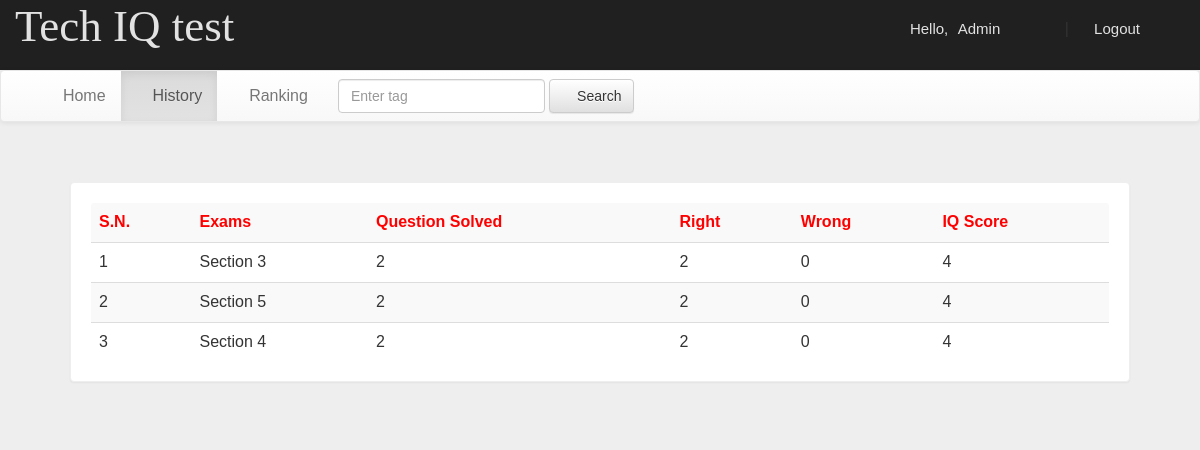
/account.php?q=2 (signed in), run on the app's committed database.
### tables this page shows
CREATE TABLE `history` (
  `email` varchar(50) NOT NULL,
  `eid` text NOT NULL,
  `score` int(11) NOT NULL,
  `level` int(11) NOT NULL,
  `sahi` int(11) NOT NULL,
  `wrong` int(11) NOT NULL,
  `date` timestamp NOT NULL DEFAULT CURRENT_TIMESTAMP ON UPDATE CURRENT_TIMESTAMP
);

CREATE TABLE `quiz` (
  `eid` text NOT NULL,
  `title` varchar(100) NOT NULL,
  `sahi` int(11) NOT NULL,
  `wrong` int(11) NOT NULL,
  `total` int(11) NOT NULL,
  `time` bigint(20) NOT NULL,
  `intro` text NOT NULL,
  `tag` varchar(100) NOT NULL,
  `date` timestamp NOT NULL DEFAULT CURRENT_TIMESTAMP ON UPDATE CURRENT_TIMESTAMP
);

### account.php (the view, shortened to what this page needs)
<!DOCTYPE html PUBLIC "-//W3C//DTD XHTML 1.0 Transitional//EN" "http://www.w3.org/TR/xhtml1/DTD/xhtml1-transitional.dtd">
<html xmlns="http://www.w3.org/1999/xhtml">
<head>
<link  rel="stylesheet" href="css/bootstrap.min.css"/>
 <link  rel="stylesheet" href="css/bootstrap-theme.min.css"/>
 <link rel="stylesheet" href="css/main.css">
 <link  rel="stylesheet" href="css/font.css">
</head>
<body>
<div class="header">
<div class="row">
<div class="col-lg-6">
<span class="logo">Tech IQ test</span></div>
<div class="col-md-4 col-md-offset-2">
 <?php
 include_once 'dbConnection.php';
  if(!(isset($_SESSION['email']))){
header("location:index.php");
}
else
{
$name = $_SESSION['name'];
$email=$_SESSION['email'];
echo '<span class="pull-right top title1" ><span class="log1"><span class="glyphicon glyphicon-user" aria-hidden="true"></span>&nbsp;&nbsp;&nbsp;&nbsp;Hello,</span> <a href="account.php?q=1" class="log log1">'.$name.'</a>&nbsp;|&nbsp;<a href="logout.php?q=account.php" class="log"><span class="glyphicon glyphicon-log-out" aria-hidden="true"></span>&nbsp;Logout</button></a></span>';
}?>
</div>
</div></div>
<div class="bg">
<nav class="navbar navbar-default title1">
  <div class="container-fluid">
    <div class="collapse navbar-collapse" id="bs-example-navbar-collapse-1">
      <ul class="nav navbar-nav">
        <li <?php if(@$_GET['q']==1) echo'class="active"'; ?> ><a href="account.php?q=1"><span class="glyphicon glyphicon-home" aria-hidden="true"></span>&nbsp;Home<span class="sr-only">(current)</span></a></li>
        <li <?php if(@$_GET['q']==2) echo'class="active"'; ?>><a href="account.php?q=2"><span class="glyphicon glyphicon-list-alt" aria-hidden="true"></span>&nbsp;History</a></li>
		<li <?php if(@$_GET['q']==3) echo'class="active"'; ?>><a href="account.php?q=3"><span class="glyphicon glyphicon-stats" aria-hidden="true"></span>&nbsp;Ranking</a></li></ul>
            <form class="navbar-form navbar-left" role="search">
        <div class="form-group">
          <input type="text" class="form-control" placeholder="Enter tag ">
        </div>
        <button type="submit" class="btn btn-default"><span class="glyphicon glyphicon-search" aria-hidden="true"></span>&nbsp;Search</button>
      </form>
      </div>
  </div>
</nav>
<div class="container">
<div class="row">
<div class="col-md-12">
<?php
if(@$_GET['q']== 2)
{
$q=mysqli_query($con,"SELECT * FROM history WHERE email='$email' ORDER BY date DESC " )or die('Error197');
echo  '<div class="panel title">
<table class="table table-striped title1" >
<tr style="color:red"><td><b>S.N.</b></td><td><b>Exams</b></td><td><b>Question Solved</b></td><td><b>Right</b></td><td><b>Wrong<b></td><td><b>IQ Score</b></td>';
$c=0;
while($row=mysqli_fetch_array($q) )
{
$eid=$row['eid'];
$s=$row['score'];
$w=$row['wrong'];
$r=$row['sahi'];
$qa=$row['level'];
$q23=mysqli_query($con,"SELECT title FROM quiz WHERE  eid='$eid' " )or die('Error208');
while($row=mysqli_fetch_array($q23) )
{
$title=$row['title'];
}
$c++;
echo '<tr><td>'.$c.'</td><td>'.$title.'</td><td>'.$qa.'</td><td>'.$r.'</td><td>'.$w.'</td><td>'.$s.'</td></tr>';
}
echo'</table></div>';
}
?>
</div></div></div></div>
</body>
</html>

### script/main.css (style rules this page uses)
body { overflow-x: hidden; width: 100%; font: 15px "Century Gothic", "Times Roman", sans-serif; background: #eee; min-height: 550px; background-attachment: fixed; }
.bg { min-height: 540px; }
.panel { border-color: #eee; margin: 40px; padding: 20px; font: 15px "Century Gothic", "Times Roman", sans-serif; }
.title { font-family: "typo"; }
.header { background: #202020; height: 70px; }
.logo { font-family: "typo"; font-size: 45px; color: #e2e2e2; margin: 15px; }
.title1 { font: 16px "Century Gothic", "Times Roman", sans-serif; }
.top { margin-top: 20px; }
.log1 { font: 15px "Ubuntu", sans-serif; color: #e2e2e2; margin-left: 10px; }
.log { margin: 10px; margin-right: 60px; margin-left: 5px; color: #e2e2e2; text-decoration: none; font-size: 20px; font-size: 15px; }

### data on the page
history: eid.title "Section 3", level "2", sahi "2", wrong "0", score "4"
history: eid.title "Section 5", level "2", sahi "2", wrong "0", score "4"
history: eid.title "Section 4", level "2", sahi "2", wrong "0", score "4"

### other printed values
$name "Admin"
